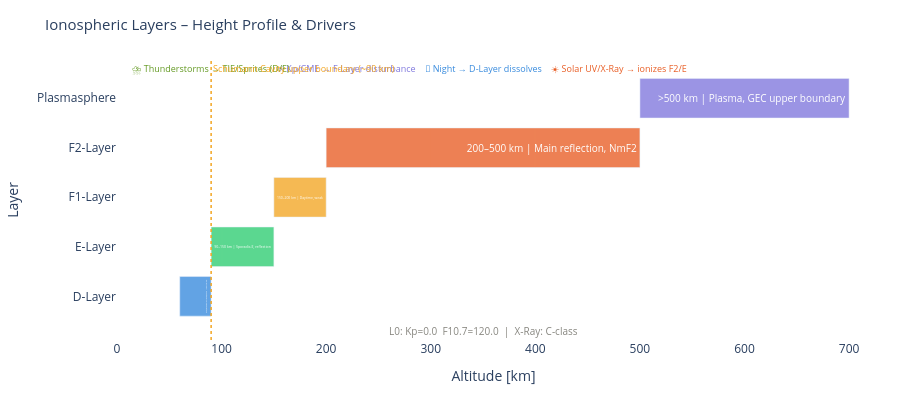

The cell this chart's notebook holds for it:
### Markdown cell above
---
## 1. System Structure: Ionospheric Layers & Drivers

### Code cell
# Ionospheric Layer Profile as an Altitude Diagram
layers_iono = [
    {'name': 'D-Layer',  'h_lo': 60,  'h_hi': 90,  'color': '#378ADD', 'note': '60–90 km | Daytime HF absorption'},
    {'name': 'E-Layer',  'h_lo': 90,  'h_hi': 150, 'color': '#2ecc71', 'note': '90–150 km | Sporadic-E, reflection'},
    {'name': 'F1-Layer', 'h_lo': 150, 'h_hi': 200, 'color': '#F2A623', 'note': '150–200 km | Daytime, weak'},
    {'name': 'F2-Layer', 'h_lo': 200, 'h_hi': 500, 'color': '#E85D24', 'note': '200–500 km | Main reflection, NmF2'},
    {'name': 'Plasmasphere','h_lo': 500,'h_hi': 700,  'color': '#7F77DD', 'note': '>500 km | Plasma, GEC upper boundary'},
]

fig = go.Figure()
for l in layers_iono:
    h_mid = (l['h_lo'] + l['h_hi']) / 2
    fig.add_trace(go.Bar(
        x=[l['h_hi'] - l['h_lo']],
        y=[l['name']],
        base=l['h_lo'],
        orientation='h',
        marker_color=l['color'], opacity=0.78,
        text=l['note'],
        textposition='inside',
        textfont=dict(size=10, color='white'),
        showlegend=False,
        hovertemplate=l['note'] + '<extra></extra>'
    ))

# External Driver Arrows as Annotations
for txt, x, col in [
    ('☀️ Solar UV/X-Ray → ionizes F2/E', 480, '#E85D24'),
    ('🌙 Night → D-Layer dissolves', 350, '#378ADD'),
    ('⚡ Kp/CME → F-Layer disturbance', 220, '#7F77DD'),
    ('⛈️ Thunderstorms → TIE/Sprites (D/E)', 90, '#639922'),
]:
    fig.add_annotation(
        x=x, y=4.6, text=txt, showarrow=False,
        font=dict(size=9, color=col),
        xanchor='center'
    )

# Schumann Cavity Marking
fig.add_vline(x=90, line_dash='dot', line_color='#F2A623', line_width=1.5,
              annotation_text='Schumann Cavity upper boundary (~90 km)',
              annotation_position='top right',
              annotation_font=dict(size=9, color='#F2A623'))

# Layer Context
ctx = []
if layer0: ctx.append(f'L0: Kp={l0_kp}  F10.7={l0_f107}')
if layer3 and l3_xray: ctx.append(f'X-Ray: {l3_xray.get("class","–")}-class')
if ctx:
    fig.add_annotation(x=350, y=-0.7, text='  |  '.join(ctx), showarrow=False,
                       font=dict(size=10, color='#888780'), xanchor='center')

fig.update_layout(
    title=dict(text='Ionospheric Layers – Height Profile & Drivers', font=dict(size=15)),
    xaxis=dict(title='Altitude [km]', range=[0, 720]),
    yaxis=dict(title='Layer'),
    height=400, plot_bgcolor='rgba(0,0,0,0)', paper_bgcolor='rgba(0,0,0,0)',
    margin=dict(l=80, r=30, t=60, b=60),
    barmode='overlay'
)
fig.show()

### Figure 1 — Plotly figure (JSON) as saved in the notebook; plotly's stock layout.template omitted (floating-point values rounded to 4 significant figures)
{"data": [{"base": 60, "hovertemplate": "60–90 km | Daytime HF absorption<extra></extra>", "marker": {"color": "#378ADD"}, "opacity": 0.78, "orientation": "h", "showlegend": false, "text": "60–90 km | Daytime HF absorption", "textfont": {"color": "white", "size": 10}, "textposition": "inside", "type": "bar", "x": [30], "y": ["D-Layer"]}, {"base": 90, "hovertemplate": "90–150 km | Sporadic-E, reflection<extra></extra>", "marker": {"color": "#2ecc71"}, "opacity": 0.78, "orientation": "h", "showlegend": false, "text": "90–150 km | Sporadic-E, reflection", "textfont": {"color": "white", "size": 10}, "textposition": "inside", "type": "bar", "x": [60], "y": ["E-Layer"]}, {"base": 150, "hovertemplate": "150–200 km | Daytime, weak<extra></extra>", "marker": {"color": "#F2A623"}, "opacity": 0.78, "orientation": "h", "showlegend": false, "text": "150–200 km | Daytime, weak", "textfont": {"color": "white", "size": 10}, "textposition": "inside", "type": "bar", "x": [50], "y": ["F1-Layer"]}, {"base": 200, "hovertemplate": "200–500 km | Main reflection, NmF2<extra></extra>", "marker": {"color": "#E85D24"}, "opacity": 0.78, "orientation": "h", "showlegend": false, "text": "200–500 km | Main reflection, NmF2", "textfont": {"color": "white", "size": 10}, "textposition": "inside", "type": "bar", "x": [300], "y": ["F2-Layer"]}, {"base": 500, "hovertemplate": ">500 km | Plasma, GEC upper boundary<extra></extra>", "marker": {"color": "#7F77DD"}, "opacity": 0.78, "orientation": "h", "showlegend": false, "text": ">500 km | Plasma, GEC upper boundary", "textfont": {"color": "white", "size": 10}, "textposition": "inside", "type": "bar", "x": [200], "y": ["Plasmasphere"]}], "layout": {"annotations": [{"font": {"color": "#E85D24", "size": 9}, "showarrow": false, "text": "☀️ Solar UV/X-Ray → ionizes F2/E", "x": 480, "xanchor": "center", "y": 4.6}, {"font": {"color": "#378ADD", "size": 9}, "showarrow": false, "text": "🌙 Night → D-Layer dissolves", "x": 350, "xanchor": "center", "y": 4.6}, {"font": {"color": "#7F77DD", "size": 9}, "showarrow": false, "text": "⚡ Kp/CME → F-Layer disturbance", "x": 220, "xanchor": "center", "y": 4.6}, {"font": {"color": "#639922", "size": 9}, "showarrow": false, "text": "⛈️ Thunderstorms → TIE/Sprites (D/E)", "x": 90, "xanchor": "center", "y": 4.6}, {"font": {"color": "#F2A623", "size": 9}, "showarrow": false, "text": "Schumann Cavity upper boundary (~90 km)", "x": 90, "xanchor": "left", "xref": "x", "y": 1, "yanchor": "top", "yref": "y domain"}, {"font": {"color": "#888780", "size": 10}, "showarrow": false, "text": "L0: Kp=0.0  F10.7=120.0  |  X-Ray: C-class", "x": 350, "xanchor": "center", "y": -0.7}], "barmode": "overlay", "height": 400, "margin": {"b": 60, "l": 80, "r": 30, "t": 60}, "paper_bgcolor": "rgba(0,0,0,0)", "plot_bgcolor": "rgba(0,0,0,0)", "shapes": [{"line": {"color": "#F2A623", "dash": "dot", "width": 1.5}, "type": "line", "x0": 90, "x1": 90, "xref": "x", "y0": 0, "y1": 1, "yref": "y domain"}], "title": {"font": {"size": 15}, "text": "Ionospheric Layers – Height Profile & Drivers"}, "xaxis": {"range": [0, 720], "title": {"text": "Altitude [km]"}}, "yaxis": {"title": {"text": "Layer"}}}}
